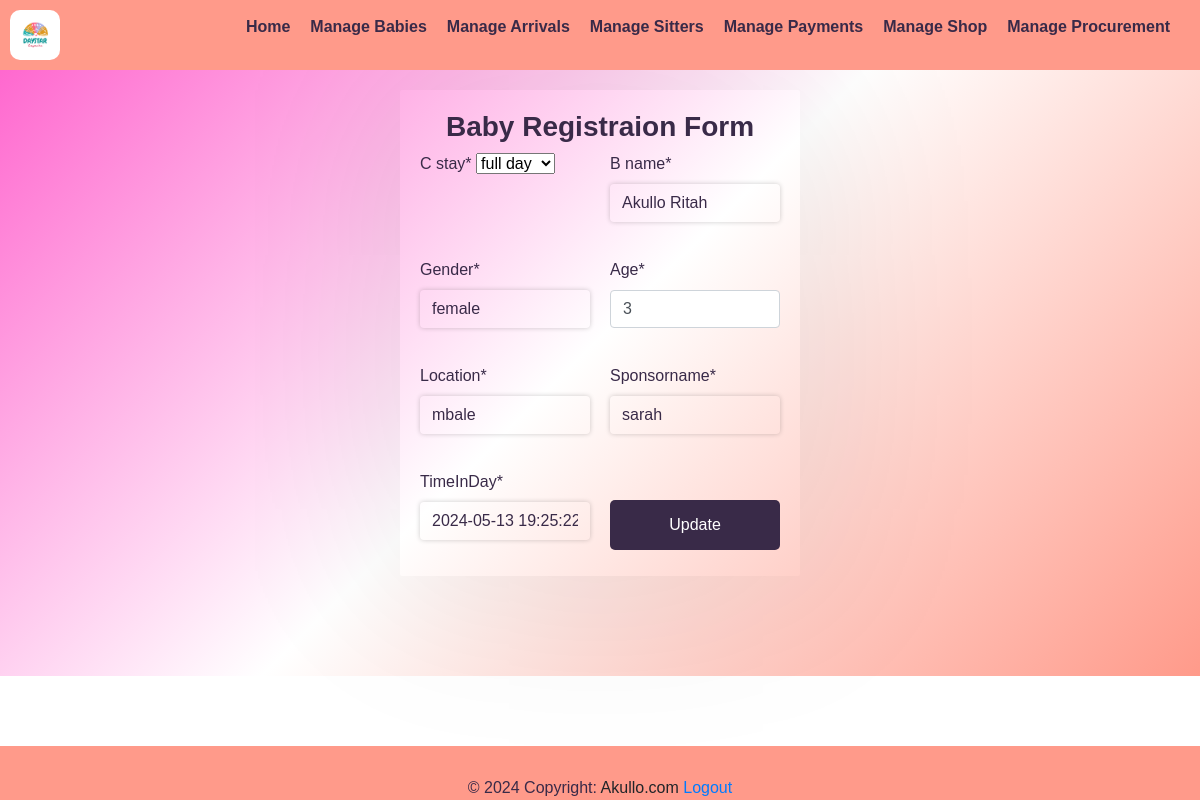
Page /baby_edit/1/ (signed in) on the earlier database version.
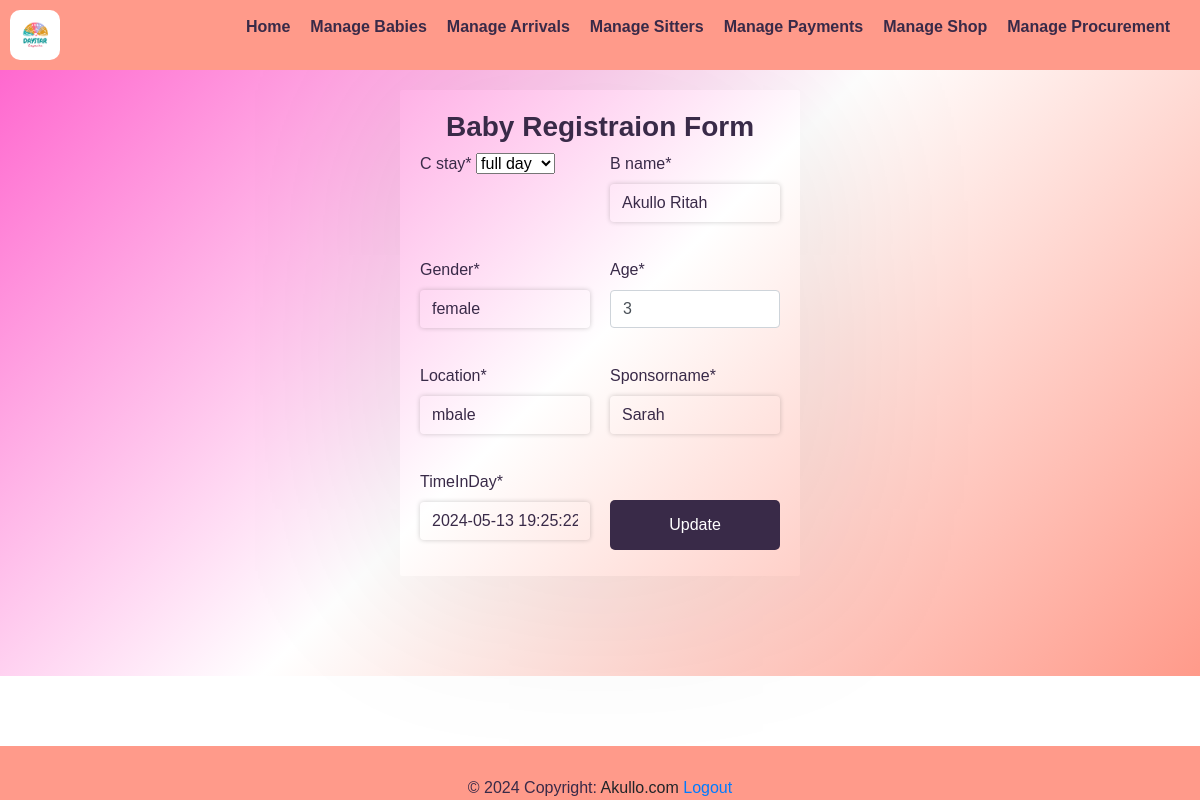
Same page on the later database version.
### yariapp/models.py (models this page shows, shortened)
class Babyform(models.Model):
    c_stay = models.ForeignKey(CategoryStay,on_delete=models.CASCADE, null=True)
    b_name = models.CharField(max_length=100,null=True)
    gender = models.CharField(max_length=100,null=True)
    age = models.IntegerField(default=0)
    location = models.CharField(max_length=50,null=True)
    sponsorname = models.CharField(max_length=100,null=True)
    timeInDay = models.DateTimeField(default=timezone.now)

### yariapp/views.py (the view)
# urls.py: path('baby_edit/<int:id>/', views.baby_edit, name='baby_edit'),
@login_required
def baby_edit(request, id):
    baby = get_object_or_404(Babyform, id=id)
    if request.method == 'POST':
       form = AddBaby(request.POST, instance=baby)
       if form.is_valid():
           form.save()
           return redirect(baby_list)
    else:
        form = AddBaby(instance=baby)
    return render(request, 'baby edit.html', {'form': form, 'baby': baby})

### yariapp/forms.py
class AddBaby(ModelForm):
 class Meta:
        model = Babyform
        fields = '__all__'

### yariapp/models.py (called while the page is built)
    def __str__(self):
        return self.name

### yariapp/templates/baby edit.html (shortened to what this page needs)
{% extends 'base.html' %}
{% load crispy_forms_tags %}
{% load static %}
{% block content %}
<div class="navbar">
    <img src="{% static 'images/logo.png' %}" alt="Logo" style="width: 50px; height: auto;border-radius: 10px;">
  <ul class="nav-links">
      <li><a href="{% url 'home' %}"><strong>Home</strong></a></li>
      <li><a href="{% url 'baby_list' %}"><strong>Manage Babies</strong></a></li>
      <li class="dropdown">
        <a href="#" class="dropbtn"><strong>Manage Arrivals</strong></a>
      <li><a href="{% url 'sitters_list' %}"><strong>Manage Sitters</strong></a></li>
      <li class="dropdown">
            <a href="#"><strong>Manage Payments</strong></a>
      <li><a href="{% url 'shop_list' %}"><strong>Manage Shop</strong></a></li>
      <li><a href="{% url 'pro_list' %}"><strong>Manage Procurement</strong></a></li>
  </ul>
</div>
<div class ="container">
    <h3 style="text-align: center;">
        <strong>Baby Registraion Form</strong>
    </h3>
    <form method="post" div class="sitter">
        {{ form | crispy}}
        <button type="submit" css_class="btn btn-primary" style=" width: 100%;padding:10px; border:none;background-color: #392A48;border-radius: 5px; color: #fff;cursor: pointer;text-align: center;height: 50px;margin-top: 30px;">Update</button>
</form>
</div>
{% endblock %}

Differences in the rows shown:
changed Babyform "full day": sponsorname "sarah" → "Sarah"
